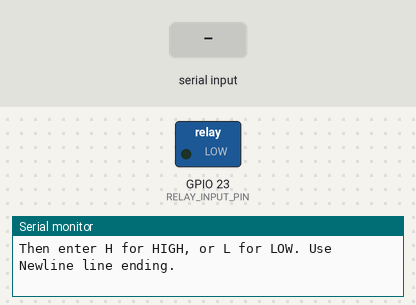
Recording of a sketch running on a simulated ESP32. Shown: switched loads named in the sketch (green lamp = pin HIGH), the last lines printed to the serial monitor. The test bench sets the inputs (shaded band).

Above: at 1.2 s.
1.3 s: "PUMP DISCONNECTED\n" received over Serial
2.8 s: "H\n" received over Serial
4.3 s: "L\n" received over Serial
5.8 s: "1\n" received over Serial
7.3 s: "H\n" received over Serial
At 8.1 s:
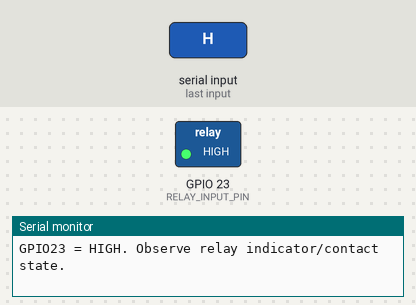
Timing chart, 0 to 9.8 s (numbered marks = the images above; inputs shaded):
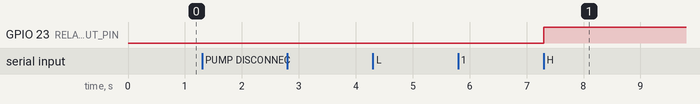

The sketch:

RelayPolarityCheck.ino
```cpp
/*
 * Supervised bench diagnostic only; not production controller firmware.
 * Disconnect the pump and remove its power source before this test.
 * Use only the relay module's verified rated control supply and common ground.
 * Neither HIGH nor LOW is assumed to be relay OFF.
 * GPIO23 remains INPUT until the user explicitly arms the diagnostic.
 * No Wi-Fi, backend requests, or dispensing records are created.
 */
#include <Arduino.h>

constexpr int RELAY_INPUT_PIN = 23;
bool armed = false;
String command;

void setup() {
  pinMode(RELAY_INPUT_PIN, INPUT);
  Serial.begin(115200);
  Serial.println("Relay polarity check: GPIO23. Pump MUST be disconnected.");
  Serial.println("An INPUT pin is not a guaranteed relay-OFF signal.");
  Serial.println("After physically disconnecting pump power, enter: PUMP DISCONNECTED");
  Serial.println("Then enter H for HIGH, or L for LOW. Use Newline line ending.");
}

void handleCommand() {
  command.trim();
  command.toUpperCase();
  if (command == "PUMP DISCONNECTED") {
    armed = true;
    Serial.println("Bench test armed. H/L set signal level, not a presumed ON/OFF state.");
  } else if ((command == "H" || command == "L") && armed) {
    const int level = command == "H" ? HIGH : LOW;
    digitalWrite(RELAY_INPUT_PIN, level);
    pinMode(RELAY_INPUT_PIN, OUTPUT);
    Serial.println(level == HIGH ? "GPIO23 = HIGH. Observe relay indicator/contact state."
                                : "GPIO23 = LOW. Observe relay indicator/contact state.");
  } else if (command.length()) {
    Serial.println("Disconnect pump power, type PUMP DISCONNECTED, then H or L.");
  }
  command = "";
}

void loop() {
  while (Serial.available()) {
    const char c = (char)Serial.read();
    if (c == '\n') handleCommand();
    else if (c != '\r') {
      if (command.length() < 40) command += c;
      else command = "";
    }
  }
  delay(10);
}
```

Measured:
- after the input at 7.3 s, GPIO 23 (RELAY_INPUT_PIN): LOW → HIGH at once
